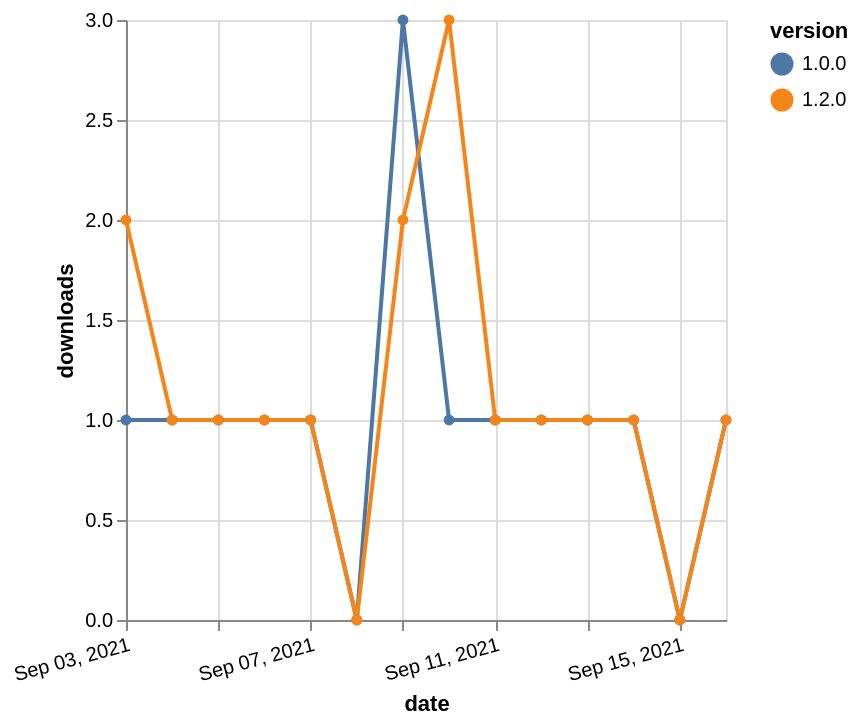

Write the Vega-Lite specification saved for this chart.
### Vega-Lite specification from a JSON file in a GitHub repository (floating-point values rounded to 4 significant figures)
{"$schema": "https://vega.github.io/schema/vega-lite/v5.json", "description": "A simple bar chart with embedded data.", "data": {"values": [{"date": "2021-09-03", "total": 189, "delta": 1, "version": "1.0.0"}, {"date": "2021-09-04", "total": 190, "delta": 1, "version": "1.0.0"}, {"date": "2021-09-05", "total": 191, "delta": 1, "version": "1.0.0"}, {"date": "2021-09-06", "total": 192, "delta": 1, "version": "1.0.0"}, {"date": "2021-09-07", "total": 193, "delta": 1, "version": "1.0.0"}, {"date": "2021-09-08", "total": 193, "delta": 0, "version": "1.0.0"}, {"date": "2021-09-09", "total": 196, "delta": 3, "version": "1.0.0"}, {"date": "2021-09-10", "total": 197, "delta": 1, "version": "1.0.0"}, {"date": "2021-09-11", "total": 198, "delta": 1, "version": "1.0.0"}, {"date": "2021-09-12", "total": 199, "delta": 1, "version": "1.0.0"}, {"date": "2021-09-13", "total": 200, "delta": 1, "version": "1.0.0"}, {"date": "2021-09-14", "total": 201, "delta": 1, "version": "1.0.0"}, {"date": "2021-09-15", "total": 201, "delta": 0, "version": "1.0.0"}, {"date": "2021-09-16", "total": 202, "delta": 1, "version": "1.0.0"}, {"date": "2021-09-03", "total": 128, "delta": 2, "version": "1.2.0"}, {"date": "2021-09-04", "total": 129, "delta": 1, "version": "1.2.0"}, {"date": "2021-09-05", "total": 130, "delta": 1, "version": "1.2.0"}, {"date": "2021-09-06", "total": 131, "delta": 1, "version": "1.2.0"}, {"date": "2021-09-07", "total": 132, "delta": 1, "version": "1.2.0"}, {"date": "2021-09-08", "total": 132, "delta": 0, "version": "1.2.0"}, {"date": "2021-09-09", "total": 134, "delta": 2, "version": "1.2.0"}, {"date": "2021-09-10", "total": 137, "delta": 3, "version": "1.2.0"}, {"date": "2021-09-11", "total": 138, "delta": 1, "version": "1.2.0"}, {"date": "2021-09-12", "total": 139, "delta": 1, "version": "1.2.0"}, {"date": "2021-09-13", "total": 140, "delta": 1, "version": "1.2.0"}, {"date": "2021-09-14", "total": 141, "delta": 1, "version": "1.2.0"}, {"date": "2021-09-15", "total": 141, "delta": 0, "version": "1.2.0"}, {"date": "2021-09-16", "total": 142, "delta": 1, "version": "1.2.0"}]}, "width": "container", "mark": {"type": "line", "point": {"filled": true}}, "encoding": {"x": {"field": "date", "type": "temporal", "timeUnit": "yearmonthdate", "title": "date", "axis": {"labelAngle": -15}}, "y": {"field": "delta", "type": "quantitative", "title": "downloads"}, "color": {"field": "version", "type": "nominal"}, "tooltip": {"field": "delta"}}}
